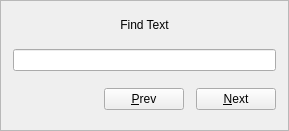
<?xml version="1.0" encoding="UTF-8"?>
<ui version="4.0">
 <author>David Sugar</author>
 <comment>** Copyright (C) 2011-2019 David Sugar &gt;tychosoft@gmail.com&lt;.
**
** This program is free software: you can redistribute it and/or modify
** it under the terms of the GNU General Public License as published
** by the Free Software Foundation, either version 3 of the License, or
** (at your option) any later version.
**
** This program is distributed in the hope that it will be useful,
** but WITHOUT ANY WARRANTY; without even the implied warranty of
** MERCHANTABILITY or FITNESS FOR A PARTICULAR PURPOSE.  See the
** GNU General Public License for more details.
**
** You should have received a copy of the GNU General Public License
** along with this program.  If not, see &lt;http://www.gnu.org/licenses/&gt;.</comment>
 <class>FindDialog</class>
 <widget class="QDialog" name="FindDialog">
  <property name="geometry">
   <rect>
    <x>0</x>
    <y>0</y>
    <width>289</width>
    <height>131</height>
   </rect>
  </property>
  <property name="focusPolicy">
   <enum>Qt::TabFocus</enum>
  </property>
  <property name="windowTitle">
   <string notr="true">Dialog</string>
  </property>
  <layout class="QVBoxLayout" name="verticalLayout">
   <property name="spacing">
    <number>0</number>
   </property>
   <property name="leftMargin">
    <number>0</number>
   </property>
   <property name="topMargin">
    <number>0</number>
   </property>
   <property name="rightMargin">
    <number>0</number>
   </property>
   <property name="bottomMargin">
    <number>0</number>
   </property>
   <item>
    <widget class="QFrame" name="frame">
     <property name="frameShape">
      <enum>QFrame::StyledPanel</enum>
     </property>
     <property name="frameShadow">
      <enum>QFrame::Plain</enum>
     </property>
     <layout class="QVBoxLayout" name="verticalLayout_2">
      <property name="spacing">
       <number>12</number>
      </property>
      <property name="leftMargin">
       <number>12</number>
      </property>
      <property name="topMargin">
       <number>12</number>
      </property>
      <property name="rightMargin">
       <number>12</number>
      </property>
      <property name="bottomMargin">
       <number>12</number>
      </property>
      <item>
       <widget class="QLabel" name="label">
        <property name="sizePolicy">
         <sizepolicy hsizetype="Preferred" vsizetype="Fixed">
          <horstretch>0</horstretch>
          <verstretch>0</verstretch>
         </sizepolicy>
        </property>
        <property name="minimumSize">
         <size>
          <width>0</width>
          <height>0</height>
         </size>
        </property>
        <property name="text">
         <string>Find Text</string>
        </property>
        <property name="alignment">
         <set>Qt::AlignCenter</set>
        </property>
        <property name="margin">
         <number>0</number>
        </property>
       </widget>
      </item>
      <item>
       <widget class="QLineEdit" name="seekEdit">
        <property name="sizePolicy">
         <sizepolicy hsizetype="Expanding" vsizetype="Fixed">
          <horstretch>0</horstretch>
          <verstretch>0</verstretch>
         </sizepolicy>
        </property>
        <property name="focusPolicy">
         <enum>Qt::StrongFocus</enum>
        </property>
        <property name="acceptDrops">
         <bool>false</bool>
        </property>
       </widget>
      </item>
      <item>
       <layout class="QHBoxLayout" name="horizontalLayout">
        <item>
         <spacer name="horizontalSpacer">
          <property name="orientation">
           <enum>Qt::Horizontal</enum>
          </property>
          <property name="sizeHint" stdset="0">
           <size>
            <width>40</width>
            <height>20</height>
           </size>
          </property>
         </spacer>
        </item>
        <item>
         <widget class="QPushButton" name="prevButton">
          <property name="focusPolicy">
           <enum>Qt::NoFocus</enum>
          </property>
          <property name="text">
           <string>&amp;Prev</string>
          </property>
          <property name="icon">
           <iconset theme="go-previous">
            <normaloff>.</normaloff>.</iconset>
          </property>
          <property name="shortcut">
           <string>Meta+P</string>
          </property>
         </widget>
        </item>
        <item>
         <widget class="QPushButton" name="nextButton">
          <property name="focusPolicy">
           <enum>Qt::NoFocus</enum>
          </property>
          <property name="text">
           <string>&amp;Next</string>
          </property>
          <property name="icon">
           <iconset theme="go-next">
            <normaloff>.</normaloff>.</iconset>
          </property>
          <property name="shortcut">
           <string>Meta+N</string>
          </property>
         </widget>
        </item>
       </layout>
      </item>
     </layout>
    </widget>
   </item>
  </layout>
 </widget>
 <tabstops>
  <tabstop>nextButton</tabstop>
  <tabstop>prevButton</tabstop>
 </tabstops>
 <resources/>
 <connections/>
</ui>
